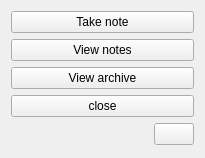
<?xml version="1.0" encoding="UTF-8"?>
<ui version="4.0">
 <class>MainWindow</class>
 <widget class="QMainWindow" name="MainWindow">
  <property name="enabled">
   <bool>true</bool>
  </property>
  <property name="geometry">
   <rect>
    <x>0</x>
    <y>0</y>
    <width>205</width>
    <height>158</height>
   </rect>
  </property>
  <property name="windowTitle">
   <string>Notes</string>
  </property>
  <property name="windowIcon">
   <iconset resource="icons.qrc">
    <normaloff>:/new/prefix1/icons/528e2946f76a74030660b231c7ff1dc1.png</normaloff>:/new/prefix1/icons/528e2946f76a74030660b231c7ff1dc1.png</iconset>
  </property>
  <widget class="QWidget" name="centralWidget">
   <layout class="QGridLayout" name="gridLayout">
    <item row="0" column="0" colspan="2">
     <widget class="QPushButton" name="pushButton">
      <property name="sizePolicy">
       <sizepolicy hsizetype="Preferred" vsizetype="Fixed">
        <horstretch>0</horstretch>
        <verstretch>0</verstretch>
       </sizepolicy>
      </property>
      <property name="cursor">
       <cursorShape>PointingHandCursor</cursorShape>
      </property>
      <property name="text">
       <string>Take note</string>
      </property>
     </widget>
    </item>
    <item row="1" column="0" colspan="2">
     <widget class="QPushButton" name="pushButton_2">
      <property name="sizePolicy">
       <sizepolicy hsizetype="Preferred" vsizetype="Fixed">
        <horstretch>0</horstretch>
        <verstretch>0</verstretch>
       </sizepolicy>
      </property>
      <property name="cursor">
       <cursorShape>PointingHandCursor</cursorShape>
      </property>
      <property name="text">
       <string>View notes</string>
      </property>
     </widget>
    </item>
    <item row="3" column="0" colspan="2">
     <widget class="QPushButton" name="pushButton_4">
      <property name="sizePolicy">
       <sizepolicy hsizetype="Preferred" vsizetype="Fixed">
        <horstretch>0</horstretch>
        <verstretch>0</verstretch>
       </sizepolicy>
      </property>
      <property name="cursor">
       <cursorShape>PointingHandCursor</cursorShape>
      </property>
      <property name="text">
       <string>close</string>
      </property>
     </widget>
    </item>
    <item row="4" column="1">
     <widget class="QPushButton" name="pushButton_5">
      <property name="sizePolicy">
       <sizepolicy hsizetype="Fixed" vsizetype="Fixed">
        <horstretch>0</horstretch>
        <verstretch>0</verstretch>
       </sizepolicy>
      </property>
      <property name="cursor">
       <cursorShape>WhatsThisCursor</cursorShape>
      </property>
      <property name="contextMenuPolicy">
       <enum>Qt::PreventContextMenu</enum>
      </property>
      <property name="text">
       <string/>
      </property>
      <property name="icon">
       <iconset resource="icons.qrc">
        <normaloff>:/new/prefix1/icons/info.png</normaloff>:/new/prefix1/icons/info.png</iconset>
      </property>
      <property name="iconSize">
       <size>
        <width>16</width>
        <height>16</height>
       </size>
      </property>
     </widget>
    </item>
    <item row="4" column="0">
     <spacer name="horizontalSpacer">
      <property name="orientation">
       <enum>Qt::Horizontal</enum>
      </property>
      <property name="sizeHint" stdset="0">
       <size>
        <width>40</width>
        <height>20</height>
       </size>
      </property>
     </spacer>
    </item>
    <item row="2" column="0" colspan="2">
     <widget class="QPushButton" name="pushButton_3">
      <property name="sizePolicy">
       <sizepolicy hsizetype="Preferred" vsizetype="Fixed">
        <horstretch>0</horstretch>
        <verstretch>0</verstretch>
       </sizepolicy>
      </property>
      <property name="cursor">
       <cursorShape>PointingHandCursor</cursorShape>
      </property>
      <property name="text">
       <string>View archive</string>
      </property>
     </widget>
    </item>
   </layout>
   <zorder>pushButton_5</zorder>
   <zorder>pushButton_3</zorder>
   <zorder>pushButton_2</zorder>
   <zorder>pushButton_4</zorder>
   <zorder>pushButton</zorder>
   <zorder>horizontalSpacer</zorder>
  </widget>
 </widget>
 <layoutdefault spacing="6" margin="11"/>
 <resources>
  <include location="icons.qrc"/>
 </resources>
 <connections/>
</ui>
